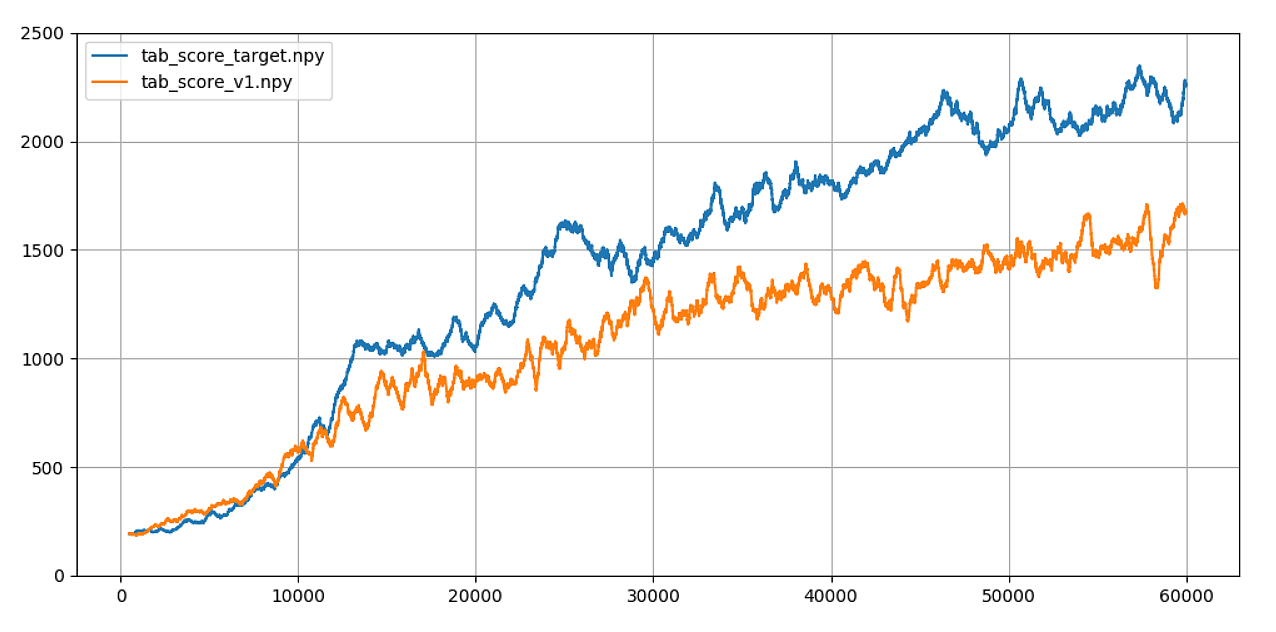
#> input picture Divers/renforcement4/img.png, 1276 x 632 px, given in place of the camera
$ python histogramme.py
#> lines starting #> are read from the running program, lines starting #| are printed output that depends on the picture; after the words box and inside, x2 and y2 are one past the last pixel; in counts of white or black regions, pixels touching at a corner belong together
import cv2
import numpy as np
from matplotlib import pyplot as plt

video=cv2.VideoCapture(0)
mode=0
nbr_classes=180

while True:
    ret, frame=video.read()
#> frame is the input picture: shape (632, 1276, 3); mean B, G, R 246.2, 247.1, 248
    if ret is False:
        quit()

    if mode:
        frame=cv2.cvtColor(frame, cv2.COLOR_BGR2GRAY)
        hist=cv2.calcHist([frame], [0], None, [nbr_classes], [0, 256])
        label="Intensité"
    else:
        hsv=cv2.cvtColor(frame, cv2.COLOR_BGR2HSV)
#> hsv: shape (632, 1276, 3); mean H, S, V 2.1, 6.7, 250
        hist=cv2.calcHist([hsv], [0], None, [nbr_classes], [0, 180])
#> hist = 180 values, max 775726 at index 0, min 0 at index 1, mean 4480.2
        label="Couleur"
    cv2.normalize(hist, hist, 0, 255, cv2.NORM_MINMAX)

    cv2.putText(frame, "Mode[o] {:d}  Nbr classes[p|m]: {:d}".format(mode, nbr_classes), (10, 30), cv2.FONT_HERSHEY_COMPLEX_SMALL, 1, (0, 0, 255), 1)
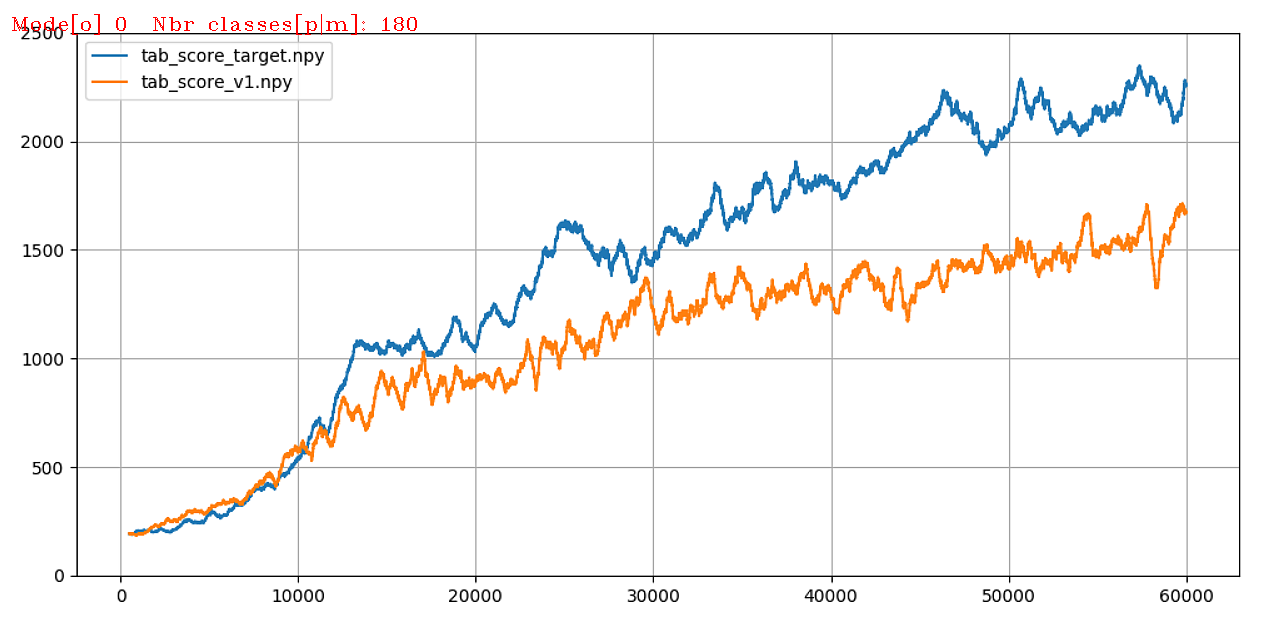
#> frame: shape (632, 1276, 3); 0.16% of pixels changed, all inside (x1, y1, x2, y2) = (12, 14, 417, 35)
    plt.clf()
    plt.plot(hist)
    plt.title(label)
    plt.show(block=False)
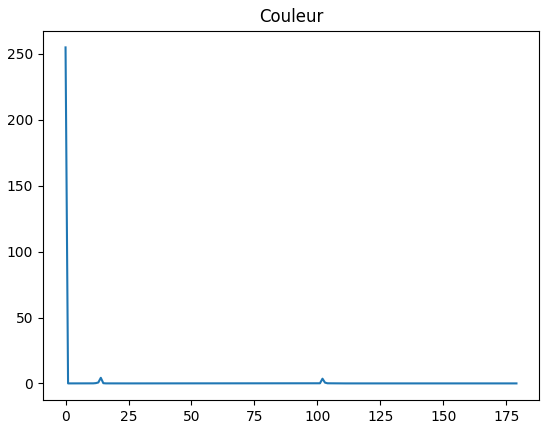
#> figure drawn by matplotlib, 1 panel; curve peaks at x = 0, y = 255
    cv2.imshow("image", frame)
    plt.pause(0.001)

    key=cv2.waitKey(5)&0xFF
#> (key q is pressed here)
    if key==ord('q'):
        quit()
#> (the program exits here)
